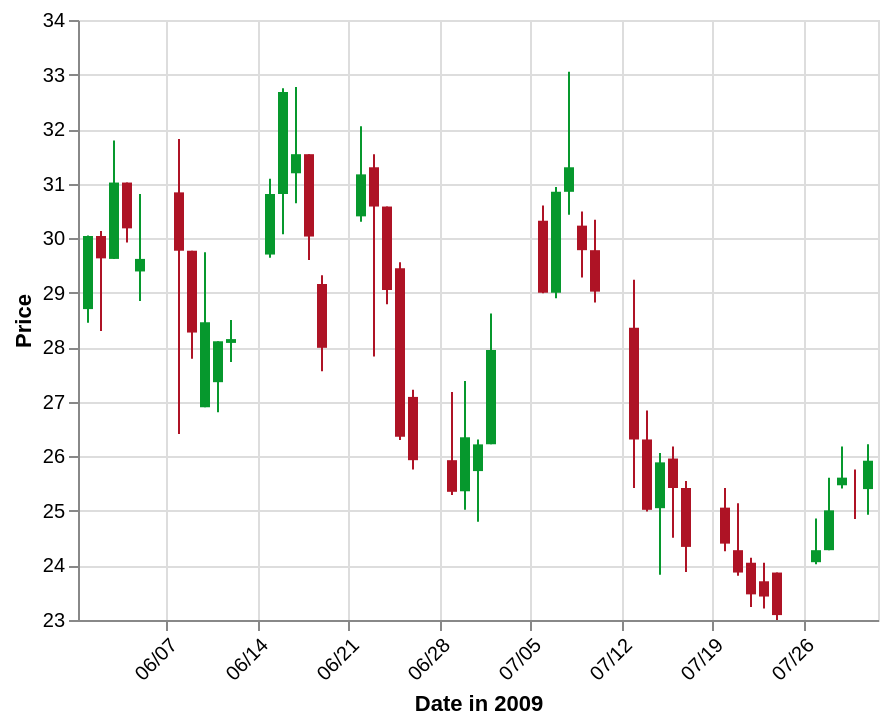

This figure's Vega-Lite source:
### Vega-Lite specification from a JSON file in a GitHub repository (floating-point values rounded to 4 significant figures)
{"$schema": "https://vega.github.io/schema/vega-lite/v4.json", "width": 400, "description": "A candlestick chart inspired by an example in Protovis (http://mbostock.github.io/protovis/ex/candlestick.html)", "data": {"values": [{"date": "2009-06-01", "open": 28.7, "high": 30.05, "low": 28.45, "close": 30.04, "signal": "short", "ret": -4.894}, {"date": "2009-06-02", "open": 30.04, "high": 30.13, "low": 28.3, "close": 29.63, "signal": "short", "ret": -0.3226}, {"date": "2009-06-03", "open": 29.62, "high": 31.79, "low": 29.62, "close": 31.02, "signal": "short", "ret": 3.687}, {"date": "2009-06-04", "open": 31.02, "high": 31.02, "low": 29.92, "close": 30.18, "signal": "short", "ret": 4.51}, {"date": "2009-06-05", "open": 29.39, "high": 30.81, "low": 28.85, "close": 29.62, "signal": "short", "ret": 6.084}, {"date": "2009-06-08", "open": 30.84, "high": 31.82, "low": 26.41, "close": 29.77, "signal": "short", "ret": 1.254}, {"date": "2009-06-09", "open": 29.77, "high": 29.77, "low": 27.79, "close": 28.27, "signal": "short", "ret": -5.024}, {"date": "2009-06-10", "open": 26.9, "high": 29.74, "low": 26.9, "close": 28.46, "signal": "short", "ret": -5.466}, {"date": "2009-06-11", "open": 27.36, "high": 28.11, "low": 26.81, "close": 28.11, "signal": "short", "ret": -8.374}, {"date": "2009-06-12", "open": 28.08, "high": 28.5, "low": 27.73, "close": 28.15, "signal": "short", "ret": -5.528}, {"date": "2009-06-15", "open": 29.7, "high": 31.09, "low": 29.64, "close": 30.81, "signal": "long", "ret": 3.492}, {"date": "2009-06-16", "open": 30.81, "high": 32.75, "low": 30.07, "close": 32.68, "signal": "short", "ret": 0.155}, {"date": "2009-06-17", "open": 31.19, "high": 32.77, "low": 30.64, "close": 31.54, "signal": "short", "ret": 5.828}, {"date": "2009-06-18", "open": 31.54, "high": 31.54, "low": 29.6, "close": 30.03, "signal": "short", "ret": 8.176}, {"date": "2009-06-19", "open": 29.16, "high": 29.32, "low": 27.56, "close": 27.99, "signal": "short", "ret": 8.599}, {"date": "2009-06-22", "open": 30.4, "high": 32.05, "low": 30.3, "close": 31.17, "signal": "short", "ret": 15.49}, {"date": "2009-06-23", "open": 31.3, "high": 31.54, "low": 27.83, "close": 30.58, "signal": "short", "ret": 11.74}, {"date": "2009-06-24", "open": 30.58, "high": 30.58, "low": 28.79, "close": 29.05, "signal": "long", "ret": -10.42}, {"date": "2009-06-25", "open": 29.45, "high": 29.56, "low": 26.3, "close": 26.36, "signal": "long", "ret": 0}, {"date": "2009-06-26", "open": 27.09, "high": 27.22, "low": 25.76, "close": 25.93, "signal": "long", "ret": 0}, {"date": "2009-06-29", "open": 25.93, "high": 27.18, "low": 25.29, "close": 25.35, "signal": "long", "ret": 5.263}, {"date": "2009-06-30", "open": 25.36, "high": 27.38, "low": 25.02, "close": 26.35, "signal": "long", "ret": 6.738}, {"date": "2009-07-01", "open": 25.73, "high": 26.31, "low": 24.8, "close": 26.22, "signal": "long", "ret": 7.836}, {"date": "2009-07-02", "open": 26.22, "high": 28.62, "low": 26.22, "close": 27.95, "signal": "long", "ret": 2.764}, {"date": "2009-07-06", "open": 30.32, "high": 30.6, "low": 28.99, "close": 29, "signal": "short", "ret": -2.145}, {"date": "2009-07-07", "open": 29, "high": 30.94, "low": 28.9, "close": 30.85, "signal": "short", "ret": 3.035}, {"date": "2009-07-08", "open": 30.85, "high": 33.05, "low": 30.43, "close": 31.3, "signal": "short", "ret": 5.687}, {"date": "2009-07-09", "open": 30.23, "high": 30.49, "low": 29.28, "close": 29.78, "signal": "short", "ret": 8.228}, {"date": "2009-07-10", "open": 29.78, "high": 30.34, "low": 28.82, "close": 29.02, "signal": "short", "ret": 8.648}, {"date": "2009-07-13", "open": 28.36, "high": 29.24, "low": 25.42, "close": 26.31, "signal": "short", "ret": 7.329}, {"date": "2009-07-14", "open": 26.31, "high": 26.84, "low": 24.99, "close": 25.02, "signal": "short", "ret": 7.309}, {"date": "2009-07-15", "open": 25.05, "high": 26.06, "low": 23.83, "close": 25.89, "signal": "neutral", "ret": 0}, {"date": "2009-07-16", "open": 25.96, "high": 26.18, "low": 24.51, "close": 25.42, "signal": "long", "ret": -9.828}, {"date": "2009-07-17", "open": 25.42, "high": 25.55, "low": 23.88, "close": 24.34, "signal": "long", "ret": -10.84}, {"date": "2009-07-20", "open": 25.06, "high": 25.42, "low": 24.26, "close": 24.4, "signal": "long", "ret": -7.557}, {"date": "2009-07-21", "open": 24.28, "high": 25.14, "low": 23.81, "close": 23.87, "signal": "long", "ret": -2.509}, {"date": "2009-07-22", "open": 24.05, "high": 24.14, "low": 23.24, "close": 23.47, "signal": "long", "ret": 0.9158}, {"date": "2009-07-23", "open": 23.71, "high": 24.05, "low": 23.21, "close": 23.43, "signal": "long", "ret": 2.471}, {"date": "2009-07-24", "open": 23.87, "high": 23.87, "low": 23, "close": 23.09, "signal": "long", "ret": 4.223}, {"date": "2009-07-27", "open": 24.06, "high": 24.86, "low": 24.02, "close": 24.28, "signal": "long", "ret": -0.1894}, {"date": "2009-07-28", "open": 24.28, "high": 25.61, "low": 24.28, "close": 25.01, "signal": "long", "ret": -4.38}, {"date": "2009-07-29", "open": 25.47, "high": 26.18, "low": 25.41, "close": 25.61, "signal": "long", "ret": -4.485}, {"date": "2009-07-30", "open": 25.4, "high": 25.76, "low": 24.85, "close": 25.4, "signal": "long", "ret": -1.704}, {"date": "2009-07-31", "open": 25.4, "high": 26.22, "low": 24.93, "close": 25.92, "signal": "short", "ret": 5.068}]}, "encoding": {"x": {"field": "date", "type": "temporal", "title": "Date in 2009", "axis": {"format": "%m/%d", "labelAngle": -45, "title": "Date in 2009"}}, "y": {"type": "quantitative", "scale": {"zero": false}, "axis": {"title": "Price"}}, "color": {"condition": {"test": "datum.open < datum.close", "value": "#06982d"}, "value": "#ae1325"}}, "layer": [{"mark": "rule", "encoding": {"y": {"field": "low"}, "y2": {"field": "high"}}}, {"mark": "bar", "encoding": {"y": {"field": "open"}, "y2": {"field": "close"}}}]}
